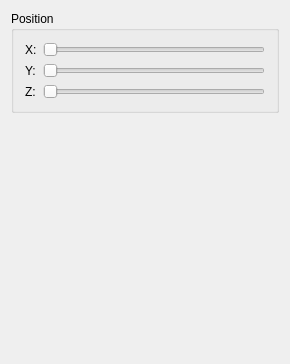
<?xml version="1.0" encoding="UTF-8"?>
<ui version="4.0">
 <class>mafOrthoSlice</class>
 <widget class="QWidget" name="mafOrthoSlice">
  <property name="geometry">
   <rect>
    <x>0</x>
    <y>0</y>
    <width>290</width>
    <height>364</height>
   </rect>
  </property>
  <property name="windowTitle">
   <string>mafOrthoSlice</string>
  </property>
  <layout class="QGridLayout" name="gridLayout_2">
   <item row="0" column="0">
    <widget class="QGroupBox" name="groupBox">
     <property name="title">
      <string>Position</string>
     </property>
     <layout class="QGridLayout" name="gridLayout">
      <item row="0" column="0">
       <widget class="QLabel" name="xLabel">
        <property name="text">
         <string>X:</string>
        </property>
       </widget>
      </item>
      <item row="0" column="1">
       <widget class="QSlider" name="xPosition">
        <property name="orientation">
         <enum>Qt::Horizontal</enum>
        </property>
       </widget>
      </item>
      <item row="1" column="0">
       <widget class="QLabel" name="yLabel">
        <property name="text">
         <string>Y:</string>
        </property>
       </widget>
      </item>
      <item row="1" column="1">
       <widget class="QSlider" name="yPosition">
        <property name="orientation">
         <enum>Qt::Horizontal</enum>
        </property>
       </widget>
      </item>
      <item row="2" column="0">
       <widget class="QLabel" name="zLabel">
        <property name="text">
         <string>Z:</string>
        </property>
       </widget>
      </item>
      <item row="2" column="1">
       <widget class="QSlider" name="zPosition">
        <property name="orientation">
         <enum>Qt::Horizontal</enum>
        </property>
       </widget>
      </item>
     </layout>
    </widget>
   </item>
   <item row="1" column="0">
    <spacer name="verticalSpacer">
     <property name="orientation">
      <enum>Qt::Vertical</enum>
     </property>
     <property name="sizeHint" stdset="0">
      <size>
       <width>20</width>
       <height>40</height>
      </size>
     </property>
    </spacer>
   </item>
  </layout>
 </widget>
 <layoutdefault spacing="6" margin="11"/>
 <resources/>
 <connections/>
</ui>
